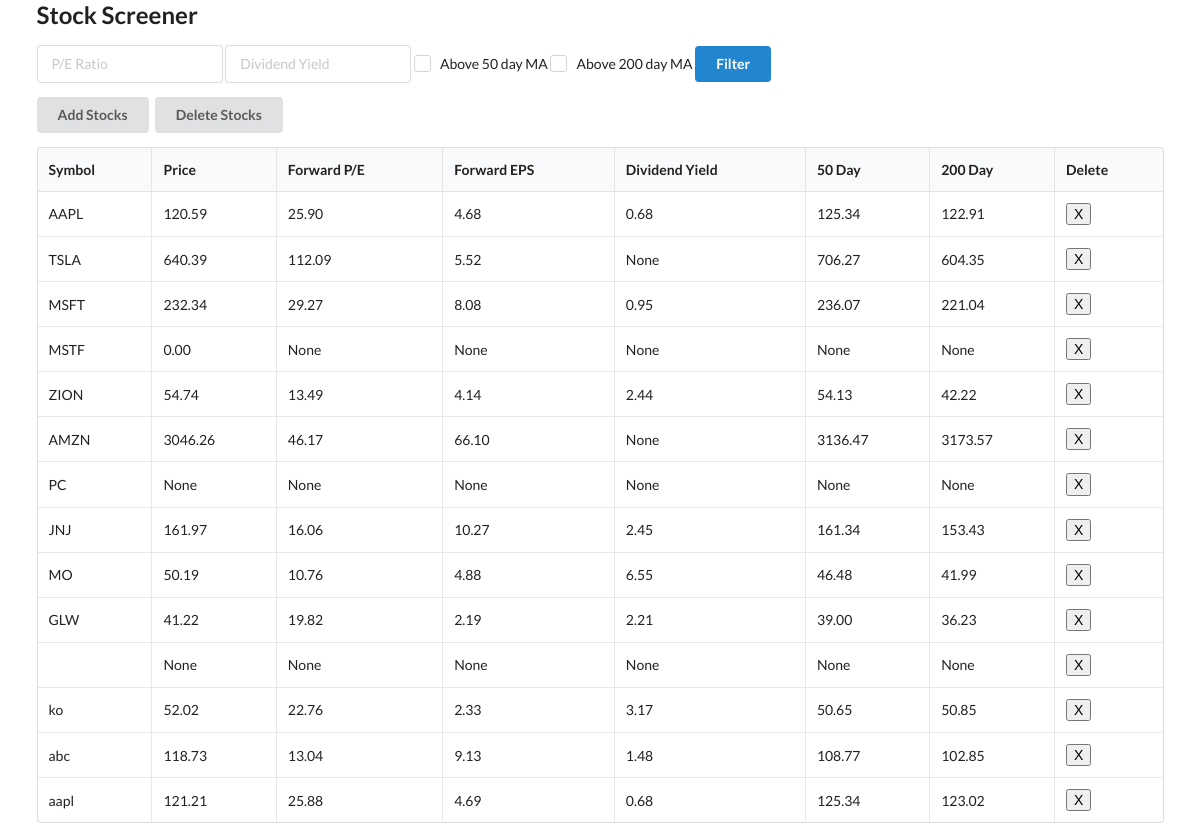
The page / on the database its author committed.
### models.py (models this page shows)
class Stock(Base):
    __tablename__ = "stocks"
    id = Column(Integer, primary_key=True, index=True)
    symbol = Column(String, unique=True, index=True)
    price = Column(Numeric(10, 2))
    forward_pe = Column(Numeric(10, 2))
    forward_eps = Column(Numeric(10, 2))
    dividend_yield = Column(Numeric(10, 2))
    ma50 = Column(Numeric(10, 2))
    ma200 = Column(Numeric(10, 2))

### main.py (the view)
@app.get("/")
async def home(request: Request, forward_pe = None, dividend_yield = None, ma50 = None, ma200 = None, delete = None, db: Session = Depends(get_db)):
    stocks = db.query(Stock)
    if forward_pe:
        stocks = stocks.filter(Stock.forward_pe < forward_pe)
    if dividend_yield:
        stocks = stocks.filter(Stock.dividend_yield > dividend_yield)
    if ma50:
        stocks = stocks.filter(Stock.price > Stock.ma50)
    if ma200:
        stocks = stocks.filter(Stock.price > Stock.ma200)
    """
    aqui delete
    """
    if delete:
        stocks = stocks.filter(Stock.id)
    return templates.TemplateResponse("home.html", {
        "request": request,
        "stocks": stocks,
        "dividend_yield": dividend_yield,
        "forward_pe": forward_pe,
        "ma200": ma200,
        "ma50": ma50
    })

### templates/home.html (shortened to what this page needs)
{% extends "layout.html" %}
{% block content %}
<form>
<div class="ui input">
    <input name="forward_pe" type="text" placeholder="P/E Ratio" value="{{ forward_pe or ''}}">
</div>
<div class="ui input">
    <input name="dividend_yield" type="text" placeholder="Dividend Yield" value="{{ dividend_yield or ''}}">
</div>
<div class="ui checkbox">
    <label>Above 50 day MA</label>
</div>
<div class="ui checkbox">
    <label>Above 200 day MA</label>
</div>
<button type="submit" class="ui button primary">Filter</button>
</form>
<div>
  <button id="add_stocks" class="ui button">Add Stocks</button>
  <button id="delete_stocks" class="ui button">Delete Stocks</button>
</div>
<table class="ui celled table">
    <thead>
      <tr>
        <th>Symbol</th>
        <th>Price</th>
        <th>Forward P/E</th>
        <th>Forward EPS</th>
        <th>Dividend Yield</th>
        <th>50 Day</th>
        <th>200 Day</th>
        <th>Delete</th>
    </tr></thead>
    <tbody>
      {% for stock in stocks %}
      <tr>
        <td>{{ stock.symbol }}</td>
        <td>{{ stock.price }}</td>
        <td>{{ stock.forward_pe }}</td>
        <td>{{ stock.forward_eps }}</td>
        <td>{{ stock.dividend_yield }}</td>
        <td>{{ stock.ma50 }}</td>
        <td>{{ stock.ma200 }}</td>
        <td> <button type='button' onclick='stockDelete(this);' class='btn btn-default'> X <span class='glyphicon glyphicon-remove' /> </button>
      </tr>
      {% endfor %}
    </tbody>
</table>
{% endblock %}

### templates/layout.html (shortened to what this page needs)
<html>
    <Head>
        <link rel="stylesheet" href="https://cdn.jsdelivr.net/npm/semantic-ui@2.4.2/dist/semantic.min.css">
    </Head>
    <body>
        <div class="ui container">
            <h2>Stock Screener</h2>
            {% block content %}
            {% endblock %}
        </div>
    </body>
</html>

### rows shown on the page
Stock: symbol "AAPL", price "120.59", forward_pe "25.90", forward_eps "4.68", dividend_yield "0.68", ma50 "125.34", ma200 "122.91"
Stock: symbol "TSLA", price "640.39", forward_pe "112.09", forward_eps "5.52", dividend_yield "None", ma50 "706.27", ma200 "604.35"
Stock: symbol "MSFT", price "232.34", forward_pe "29.27", forward_eps "8.08", dividend_yield "0.95", ma50 "236.07", ma200 "221.04"
Stock: symbol "MSTF", price "0.00", forward_pe "None", forward_eps "None", dividend_yield "None", ma50 "None", ma200 "None"
Stock: symbol "ZION", price "54.74", forward_pe "13.49", forward_eps "4.14", dividend_yield "2.44", ma50 "54.13", ma200 "42.22"
Stock: symbol "AMZN", price "3046.26", forward_pe "46.17", forward_eps "66.10", dividend_yield "None", ma50 "3136.47", ma200 "3173.57"
Stock: symbol "PC", price "None", forward_pe "None", forward_eps "None", dividend_yield "None", ma50 "None", ma200 "None"
Stock: symbol "JNJ", price "161.97", forward_pe "16.06", forward_eps "10.27", dividend_yield "2.45", ma50 "161.34", ma200 "153.43"
Stock: symbol "MO", price "50.19", forward_pe "10.76", forward_eps "4.88", dividend_yield "6.55", ma50 "46.48", ma200 "41.99"
Stock: symbol "GLW", price "41.22", forward_pe "19.82", forward_eps "2.19", dividend_yield "2.21", ma50 "39.00", ma200 "36.23"
Stock: price "None", forward_pe "None", forward_eps "None", dividend_yield "None", ma50 "None", ma200 "None"
Stock: symbol "ko", price "52.02", forward_pe "22.76", forward_eps "2.33", dividend_yield "3.17", ma50 "50.65", ma200 "50.85"
Stock: symbol "abc", price "118.73", forward_pe "13.04", forward_eps "9.13", dividend_yield "1.48", ma50 "108.77", ma200 "102.85"
Stock: symbol "aapl", price "121.21", forward_pe "25.88", forward_eps "4.69", dividend_yield "0.68", ma50 "125.34", ma200 "123.02"
